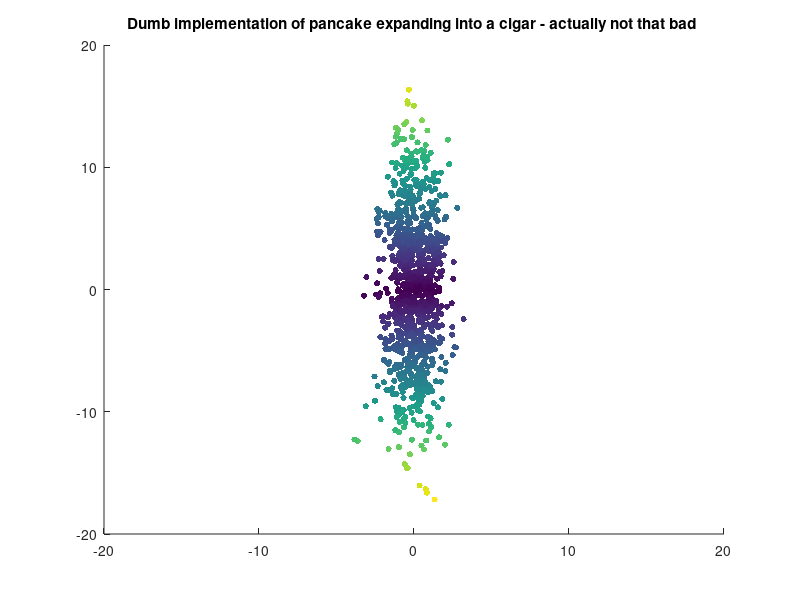

Source code (MATLAB):
%% pancake-cigar, Hamish Dickson 24/01/2015

%
% Dumb implementation - what happens if you have a (large) pancake shaped collection of identical 
% particles with a gaussian distribution of velocities and limit the speed in one plane
%
% if you think about it, this isn't THAT dumb (it's just simple) as a first guess - stuff is in the way in the x-axis
% (other explosive material, going at a similar momentum)
%
% start out with a 2d "pancake" - ie a line on the x axis
% 

%% Initialization
clear ; close all; clc

MAX_TIME = 3;
TIME_INCREMENT = 1;
SLOW_DOWN_FACTOR = 0.0001;

PAUSE_TIME = 1;

AXIS_SCALE = [-20 20 -20 20];

% give each a random position on the line
p_x = randn(1000, 1);
p_y = zeros(1000, 1);

% get 100 random velocities in the x dirn, but slow them down
u_x = SLOW_DOWN_FACTOR * randn(1000,1);

% get 100 random velocities in the y dirn
u_y = randn(1000,1);

c = sqrt(u_x.^2 + u_y.^2);

for t = 0 : TIME_INCREMENT*MAX_TIME;
	% I don't care about acceleration
	p_x = u_x * TIME_INCREMENT + p_x;
	p_y = u_y * t * TIME_INCREMENT + p_y;

	scatter(p_x, p_y, 20, c, 'filled')
	axis (AXIS_SCALE);
	time = t*TIME_INCREMENT
	title ('Dumb implementation of pancake expanding into a cigar - actually not that bad ');
	pause (PAUSE_TIME);
	hold on;

	if t = TIME_INCREMENT*MAX_TIME;
		hold off
		else
	elif
		clf;
	end
end

hold off;